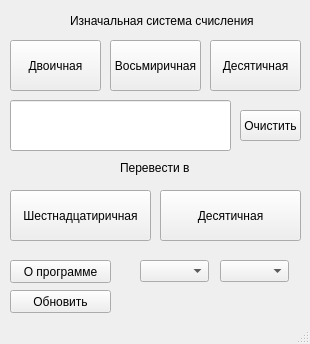
<?xml version="1.0" encoding="UTF-8"?>
<ui version="4.0">
 <class>MainWindow</class>
 <widget class="QMainWindow" name="MainWindow">
  <property name="geometry">
   <rect>
    <x>0</x>
    <y>0</y>
    <width>310</width>
    <height>344</height>
   </rect>
  </property>
  <property name="minimumSize">
   <size>
    <width>310</width>
    <height>0</height>
   </size>
  </property>
  <property name="maximumSize">
   <size>
    <width>310</width>
    <height>16777215</height>
   </size>
  </property>
  <property name="windowTitle">
   <string>MainWindow</string>
  </property>
  <widget class="QWidget" name="centralwidget">
   <widget class="QLineEdit" name="lineEdit">
    <property name="geometry">
     <rect>
      <x>10</x>
      <y>100</y>
      <width>221</width>
      <height>51</height>
     </rect>
    </property>
    <property name="text">
     <string/>
    </property>
   </widget>
   <widget class="QPushButton" name="pushButton_2">
    <property name="geometry">
     <rect>
      <x>110</x>
      <y>40</y>
      <width>91</width>
      <height>51</height>
     </rect>
    </property>
    <property name="text">
     <string>Восьмиричная</string>
    </property>
   </widget>
   <widget class="QPushButton" name="pushButton">
    <property name="geometry">
     <rect>
      <x>10</x>
      <y>40</y>
      <width>91</width>
      <height>51</height>
     </rect>
    </property>
    <property name="text">
     <string>Двоичная</string>
    </property>
   </widget>
   <widget class="QPushButton" name="pushButton_3">
    <property name="geometry">
     <rect>
      <x>210</x>
      <y>40</y>
      <width>91</width>
      <height>51</height>
     </rect>
    </property>
    <property name="text">
     <string>Десятичная</string>
    </property>
   </widget>
   <widget class="QLabel" name="label">
    <property name="geometry">
     <rect>
      <x>70</x>
      <y>10</y>
      <width>211</width>
      <height>21</height>
     </rect>
    </property>
    <property name="text">
     <string>Изначальная система счисления</string>
    </property>
   </widget>
   <widget class="QLabel" name="label_2">
    <property name="geometry">
     <rect>
      <x>120</x>
      <y>160</y>
      <width>71</width>
      <height>16</height>
     </rect>
    </property>
    <property name="text">
     <string>Перевести в</string>
    </property>
   </widget>
   <widget class="QPushButton" name="pushButton_4">
    <property name="geometry">
     <rect>
      <x>10</x>
      <y>190</y>
      <width>141</width>
      <height>51</height>
     </rect>
    </property>
    <property name="text">
     <string>Шестнадцатиричная</string>
    </property>
   </widget>
   <widget class="QPushButton" name="pushButton_5">
    <property name="geometry">
     <rect>
      <x>160</x>
      <y>190</y>
      <width>141</width>
      <height>51</height>
     </rect>
    </property>
    <property name="text">
     <string>Десятичная</string>
    </property>
   </widget>
   <widget class="QPushButton" name="pushButton_6">
    <property name="geometry">
     <rect>
      <x>240</x>
      <y>110</y>
      <width>61</width>
      <height>31</height>
     </rect>
    </property>
    <property name="text">
     <string>Очистить</string>
    </property>
   </widget>
   <widget class="QPushButton" name="pushButton_7">
    <property name="geometry">
     <rect>
      <x>10</x>
      <y>260</y>
      <width>101</width>
      <height>23</height>
     </rect>
    </property>
    <property name="text">
     <string>О программе</string>
    </property>
   </widget>
   <widget class="QComboBox" name="comboBox">
    <property name="geometry">
     <rect>
      <x>140</x>
      <y>260</y>
      <width>69</width>
      <height>22</height>
     </rect>
    </property>
   </widget>
   <widget class="QComboBox" name="comboBox_2">
    <property name="geometry">
     <rect>
      <x>220</x>
      <y>260</y>
      <width>69</width>
      <height>22</height>
     </rect>
    </property>
   </widget>
   <widget class="QPushButton" name="pushButton_8">
    <property name="geometry">
     <rect>
      <x>10</x>
      <y>290</y>
      <width>101</width>
      <height>23</height>
     </rect>
    </property>
    <property name="text">
     <string>Обновить</string>
    </property>
   </widget>
  </widget>
  <widget class="QStatusBar" name="statusbar"/>
 </widget>
 <resources/>
 <connections/>
</ui>
